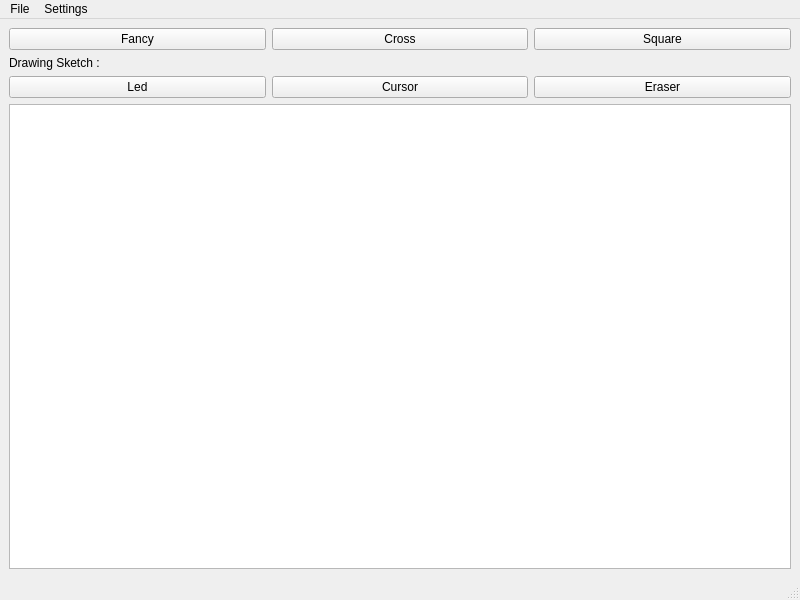
<?xml version="1.0" encoding="UTF-8"?>
<ui version="4.0">
 <class>MainWindow</class>
 <widget class="QMainWindow" name="MainWindow">
  <property name="geometry">
   <rect>
    <x>0</x>
    <y>0</y>
    <width>800</width>
    <height>600</height>
   </rect>
  </property>
  <property name="windowTitle">
   <string>Led Array Manager V1.0</string>
  </property>
  <widget class="QWidget" name="centralwidget">
   <layout class="QGridLayout" name="gridLayout">
    <item row="1" column="0">
     <layout class="QHBoxLayout" name="horizontalLayout_2">
      <item>
       <layout class="QVBoxLayout" name="verticalLayout">
        <item>
         <widget class="QLabel" name="label">
          <property name="text">
           <string>Drawing Sketch :</string>
          </property>
         </widget>
        </item>
        <item>
         <layout class="QHBoxLayout" name="horizontalLayout_3">
          <item>
           <widget class="QPushButton" name="pushButton_5">
            <property name="text">
             <string>Led</string>
            </property>
           </widget>
          </item>
          <item>
           <widget class="QPushButton" name="pushButton_4">
            <property name="text">
             <string>Cursor</string>
            </property>
           </widget>
          </item>
          <item>
           <widget class="QPushButton" name="pushButton_6">
            <property name="text">
             <string>Eraser</string>
            </property>
           </widget>
          </item>
         </layout>
        </item>
        <item>
         <widget class="QGraphicsView" name="sketchgraphicsView"/>
        </item>
       </layout>
      </item>
     </layout>
    </item>
    <item row="0" column="0">
     <layout class="QHBoxLayout" name="horizontalLayout">
      <item>
       <widget class="QPushButton" name="pushButton">
        <property name="text">
         <string>Fancy</string>
        </property>
       </widget>
      </item>
      <item>
       <widget class="QPushButton" name="pushButton_2">
        <property name="text">
         <string>Cross</string>
        </property>
       </widget>
      </item>
      <item>
       <widget class="QPushButton" name="pushButton_3">
        <property name="text">
         <string>Square</string>
        </property>
       </widget>
      </item>
     </layout>
    </item>
   </layout>
  </widget>
  <widget class="QStatusBar" name="statusbar"/>
  <widget class="QMenuBar" name="menubar">
   <property name="geometry">
    <rect>
     <x>0</x>
     <y>0</y>
     <width>800</width>
     <height>22</height>
    </rect>
   </property>
   <widget class="QMenu" name="menuNew">
    <property name="title">
     <string>File</string>
    </property>
    <addaction name="actionNew"/>
    <addaction name="actionOpen"/>
    <addaction name="actionSave"/>
    <addaction name="actionSave_As"/>
   </widget>
   <widget class="QMenu" name="menuSettings">
    <property name="title">
     <string>Settings</string>
    </property>
    <widget class="QMenu" name="menuAppearance">
     <property name="title">
      <string>Appearance</string>
     </property>
     <addaction name="actionDark_Theme"/>
     <addaction name="actionWhite_Theme"/>
     <addaction name="actionGreen_Theme"/>
     <addaction name="actionBlue_Theme"/>
     <addaction name="actionYellow_Theme"/>
    </widget>
    <addaction name="menuAppearance"/>
   </widget>
   <addaction name="menuNew"/>
   <addaction name="menuSettings"/>
  </widget>
  <action name="actionNew">
   <property name="text">
    <string>New</string>
   </property>
  </action>
  <action name="actionOpen">
   <property name="text">
    <string>Open</string>
   </property>
  </action>
  <action name="actionSave">
   <property name="text">
    <string>Save</string>
   </property>
  </action>
  <action name="actionSave_As">
   <property name="text">
    <string>Save As</string>
   </property>
  </action>
  <action name="actionDark_Theme">
   <property name="text">
    <string>Dark Theme</string>
   </property>
  </action>
  <action name="actionWhite_Theme">
   <property name="text">
    <string>White Theme</string>
   </property>
  </action>
  <action name="actionGreen_Theme">
   <property name="text">
    <string>Green Theme</string>
   </property>
  </action>
  <action name="actionBlue_Theme">
   <property name="text">
    <string>Blue Theme</string>
   </property>
  </action>
  <action name="actionYellow_Theme">
   <property name="text">
    <string>Yellow Theme</string>
   </property>
  </action>
 </widget>
 <resources/>
 <connections/>
</ui>
